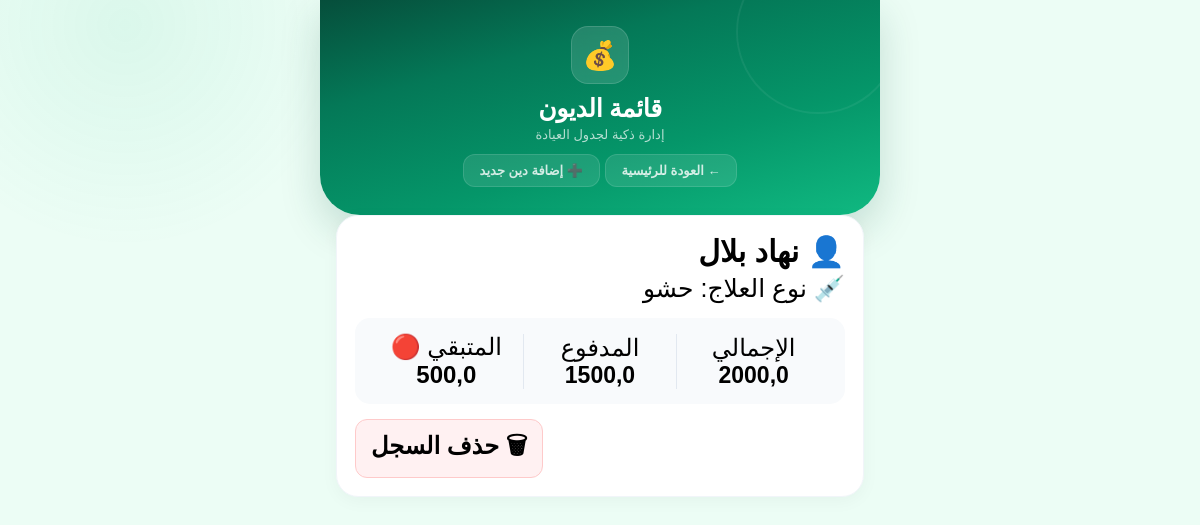
/debts/ (signed in), run on an earlier commit of the app's database.
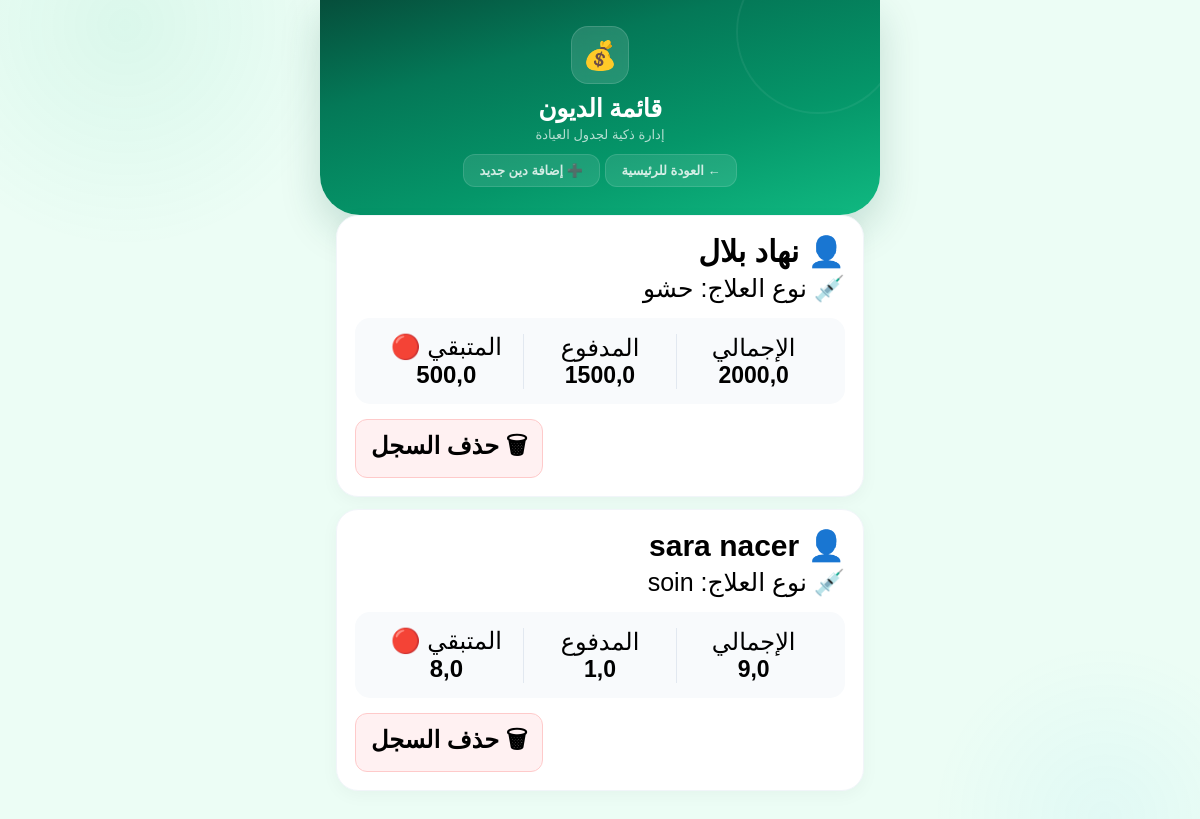
And on a later commit of the database.
### patients/models.py (models this page shows)
class Patient(models.Model):
    first_name = models.CharField(max_length=100)
    last_name = models.CharField(max_length=100)
    treatment = models.CharField(max_length=200)
    total_amount = models.FloatField(default=0)
    paid_amount = models.FloatField(default=0)
    next_appointment = models.DateField(null=True, blank=True)
    is_manual_debt = models.BooleanField(default=False)
    is_appointment = models.BooleanField(default=False)
    is_today = models.BooleanField(default=False)
    has_appointment = models.BooleanField(default=False)
    added_to_today = models.BooleanField(default=False)
    STATUS_CHOICES = [
        ('pending', 'Pending'),
        ('done', 'Done'),
        ('not_done', 'Not Done'),
    ]
    session_status = models.CharField(
        max_length=20,
        choices=STATUS_CHOICES,
        default='pending'
    )
    @property
    def remaining_amount(self):
        return self.total_amount - self.paid_amount

### patients/views.py (the view)
# urls.py: path('debts/', views.debt_list),
@login_required
def debt_list(request):
    patients = Patient.objects.filter(
        Q(total_amount__gt=F('paid_amount')) |
        Q(is_manual_debt=True)
    ).distinct()
    return render(request, 'debt.html', {
        'patients': patients
    })

### patients/templates/debt.html (shortened to what this page needs)
<!DOCTYPE html>
<html lang="ar" dir="rtl">
<head>
</head>
<body>
<div class="app">
    <header class="page-header">
    <div class="header-inner">
        <div class="header-icon">💰</div>
    <h2> قائمة الديون</h2>
    <p class="sub">إدارة ذكية لجدول العيادة</p>
          <a href="/" class="back-link">← العودة للرئيسية</a>
        <a href="/add-debt/" class="back-link">➕ إضافة دين جديد</a>
    </div>
</div></header>
<div class="container">
    {% for p in patients %}
        <div class="card {% if p.remaining_amount > 0 %}danger{% else %}good{% endif %}">
            <div class="name">
                👤 {{ p.first_name|default:"---" }} {{ p.last_name|default:"---" }}
            </div>
            <div class="info">
                💉 نوع العلاج: {{ p.treatment }}
            </div>
            <div class="money-summary">
                <div class="money-item">
                    <small>الإجمالي</small>
                    <b>{{ p.total_amount }}</b>
                </div>
                <div class="money-item">
                    <small>المدفوع</small>
                    <b style="color: var(--success);">{{ p.paid_amount }}</b>
                </div>
                <div class="money-item">
                    <small>المتبقي 🔴</small>
                    <b class="remaining-val">{{ p.remaining_amount }}</b>
                </div>
            </div>
            <div class="actions">
                <form method="POST" action="/delete-patient/" onsubmit="return confirm('هل أنت متأكد من حذف هذا السجل المالي؟');">
                    <button type="submit" class="btn-delete">
                        🗑 حذف السجل
                    </button>
                </form>
            </div>
        </div>
    {% empty %}
        <div class="empty-state">
            🎉 مذهل! لا توجد أي ديون معلقة حالياً.
        </div>
    {% endfor %}
</div>
</body>
</html>

### patients/templates/debt.html (style rules this page uses)
:root { --emerald-50: #ecfdf5; --emerald-100: #d1fae5; --emerald-200: #a7f3d0; --emerald-300: #6ee7b7; --emerald-400: #34d399; --emerald-500: #10b981; --emerald-600: #059669; --emerald-700: #047857; --emerald-800: #065f46; --emerald-900: #064e3b; --white: #ffffff; --gray-50: #f8fafc; --gray-100: #f1f5f9; --gray-200: #e2e8f0; --gray-300: #cbd5e1; --gray-400: #94a3b8; --gray-500: #64748b; --gray-600: #475569; --gray-700: #334155; --gray-800: #1e293b; --gray-900: #0f172a; --amber-400: #fbbf24; --amber-500: #f59e0b; --amber-600: #d97706; --rose-400: #fb7185; --rose-500: #f43f5e; --sky-400: #38bdf8; --sky-500: #0ea5e9; }
* { margin: 0; padding: 0; box-sizing: border-box; }
body { font-family: 'Tajawal', sans-serif; background: var(--emerald-50); min-height: 100vh; position: relative; overflow-x: hidden; -webkit-tap-highlight-color: transparent; padding-bottom: 40px; }
body::before { content: ''; position: fixed; top: -200px; left: -100px; width: 450px; height: 450px; background: radial-gradient(circle, rgba(16, 185, 129, 0.08) 0%, transparent 70%); border-radius: 50%; z-index: 0; pointer-events: none; }
body::after { content: ''; position: fixed; bottom: -150px; right: -80px; width: 350px; height: 350px; background: radial-gradient(circle, rgba(56, 189, 248, 0.06) 0%, transparent 70%); border-radius: 50%; z-index: 0; pointer-events: none; }
.app { max-width: 560px; margin: 0 auto; position: relative; z-index: 1; }
.page-header { background: linear-gradient(165deg, #064e3b 0%, #047857 30%, #059669 65%, #10b981 100%); padding: 26px 20px 28px; text-align: center; border-radius: 0 0 40px 40px; box-shadow: 0 16px 40px rgba(6, 78, 59, 0.18); position: relative; overflow: hidden; }
.page-header::before { content: ''; position: absolute; top: -50px; right: -20px; width: 160px; height: 160px; border: 2px solid rgba(255, 255, 255, 0.06); border-radius: 50%; }
.header-inner { position: relative; z-index: 1; }
.header-icon { width: 58px; height: 58px; border-radius: 17px; background: rgba(255, 255, 255, 0.13); backdrop-filter: blur(8px); margin: 0 auto 10px; display: flex; align-items: center; justify-content: center; font-size: 28px; border: 1px solid rgba(255, 255, 255, 0.14); }
.page-header h2 { color: white; font-size: 25px; font-weight: 900; letter-spacing: -0.3px; margin: 0; }
.page-header .sub { font-size: 13px; color: rgba(255, 255, 255, 0.7); margin-top: 4px; font-weight: 500; }
.back-link { display: inline-flex; align-items: center; gap: 5px; margin-top: 12px; color: rgba(255, 255, 255, 0.8); text-decoration: none; font-size: 13px; font-weight: 600; padding: 8px 16px; background: rgba(255, 255, 255, 0.1); border-radius: 12px; border: 1px solid rgba(255, 255, 255, 0.12); transition: all 0.2s; }
.container { max-width: 560px; margin: 0 auto; position: relative; z-index: 1; }
.card { background: var(--white); border-radius: 22px; padding: 18px; margin: 0 16px 12px; box-shadow: 0 4px 18px rgba(0, 0, 0, 0.04); border: 1px solid var(--gray-100); position: relative; overflow: hidden; transition: all 0.25s; }
.card::before { content: ''; position: absolute; right: 0; top: 14px; bottom: 14px; width: 4px; border-radius: 0 4px 4px 0; }
.name { font-weight: 700; font-size: 30px; margin-bottom: 5px; display: block; }
.info { color: var(--text-light); font-size: 25px; margin-bottom: 15px; }
.money-summary { background: #f8fafc; border-radius: 15px; padding: 15px; display: flex; justify-content: space-between; align-items: center; margin-bottom: 15px; }
.money-item { text-align: center; flex: 1; }
.money-item:not(:last-child) { border-left: 1px solid #e2e8f0; }
.money-item small { display: block; font-size: 24px; color: var(--text-light); }
.money-item b { font-size: 23px; }
.remaining-val { color: var(--danger); font-weight: 800; font-size: 24px !important; }
.actions { display: flex; justify-content: flex-end; gap: 10px; }
.btn-delete { background: #fff1f2; color: var(--danger); border: 1px solid #fecaca; padding: 8px 15px; border-radius: 12px; font-size: 24px; font-weight: 600; cursor: pointer; transition: 0.3s; }

What changed in the data, as far as the page shows it:
added Patient: first_name "sara", last_name "nacer", treatment "soin", total_amount "9,0", paid_amount "1,0", remaining_amount "8,0"
